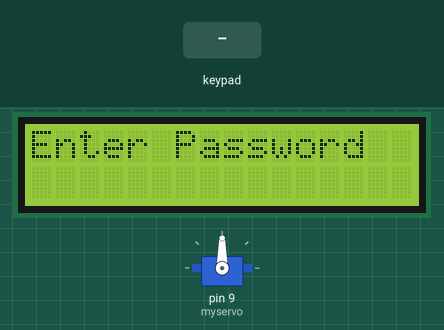
A sketch run on a simulated Arduino Uno, built with avr-gcc and run on an emulated ATmega328P. Parts: 16×2 character LCD, servo. Inputs (shaded band) come from the test bench. EEPROM starts erased.

Above: at 4.5 s.
4.6 s: keypad keys 0 1 0 7 0 2 # pressed 0.4 s apart
At 8.5 s:
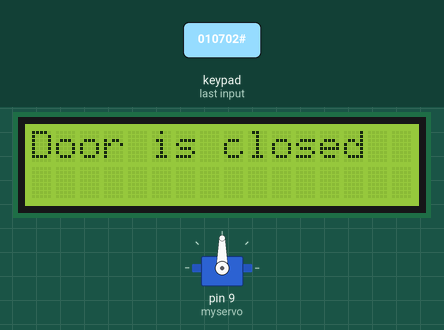
8.9 s: key '*' pressed
At 11.4 s:
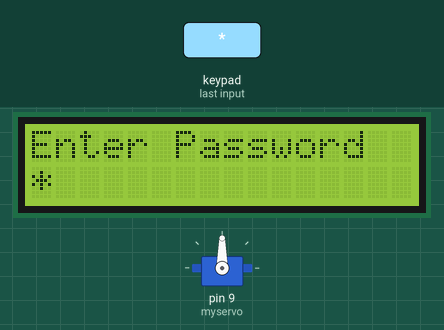
11.8 s: keypad keys 1 3 9 7 2 2 # pressed 0.4 s apart
At 15.8 s:
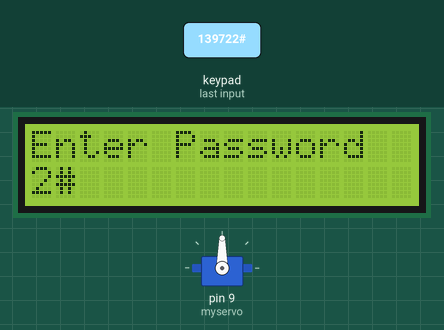
16.1 s: key '#' pressed
At 17.3 s:
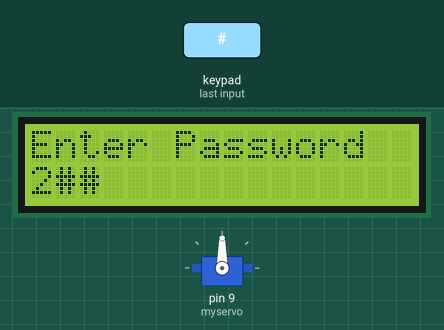
17.6 s: key '*' pressed
At 18.8 s:
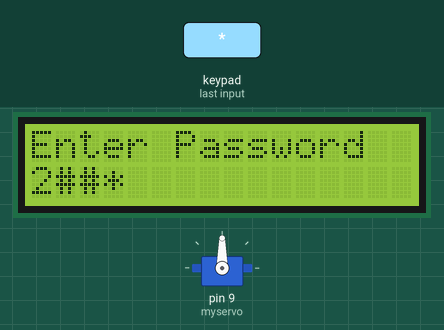
19.1 s: key '#' pressed
At 20.2 s:
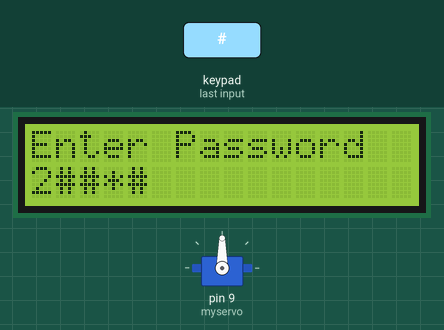
Timing chart, 0 to 21.6 s (numbered marks = the images above; inputs shaded):
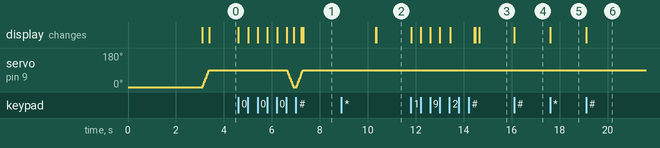

Measured:
- after the input at 4.6 s, the display: first changes at once (image 1 shows a later state)
- after the input at 8.9 s, the display: first differs from a run without the input after 1.5 s (image 2)
- after the input at 11.8 s, the display: first changes at once (image 3 shows a later state)
- after the input at 16.1 s, the display: changes at once (image 4)
- after the input at 17.6 s, the display: changes at once (image 5)
- after the input at 19.1 s, the display: changes at once (image 6)

The sketch:

LockerDoorCode.ino
```cpp
//// Libraries ////
// These are the necessary libraries for my Arduino product
#include <Keypad.h>             // Enables the use of a keypad
#include <Wire.h>               // Allows communication over the I2C backpack on the led
#include <LiquidCrystal_I2C.h>  // Helps to control the I2C LCD display
#include <Servo.h>              // Allows to control the servo motor
#include <EEPROM.h>             // Helps to read and write data to the memory


//// Defining and Decalring ////
Servo myservo;                       // Declares a Servo object named myservo which will be used to control the servo motor
LiquidCrystal_I2C lcd(0x27, 16, 2);  // Initializes the LCD display (I2C address 0x27, 16 columns, and 2 rows)

#define Password_Length 7      // Defines Password_Length to specify the maximum length of the password
#define EEPROM_Flag_Address 0  // During initialization, if a password has been previously set, the system assumes that it has already been configured;
// otherwise, the user is prompted to set up a password before enabling the door lock functionality


//// Storing and Tracking Information ////
int pos = 0;                              // Keeps track of the position of a number/letter in an array
char Data[Password_Length];               // Used to store keyed in data (password digits)
char Master[Password_Length] = "010702";  //  Stores the master password
byte data_count = 0;                      // Counts the number of characters entered by the user
char customKey;                           // Helps to store a single key pressed by the user on the keypad


//// Setting up the Keypad ////
const byte ROWS = 4;  // States the number of rows
const byte COLS = 3;  // States the number of columns
char keys[ROWS][COLS] = {
  { '1', '2', '3' },
  { '4', '5', '6' },
  { '7', '8', '9' },
  { '*', '0', '#' }
};                 // Defines the layout of rows against columns
bool door = true;  // This is a boolean which will help control the state of the door (locked or unlocked)

byte rowPins[ROWS] = { 1, 2, 3, 4 };  // Uno arduino digital pins 1 to 4
byte colPins[COLS] = { 5, 6, 7 };     // Uno arduino digital pins 5 to 7 are mapping the columns

Keypad customKeypad(makeKeymap(keys), rowPins, colPins, ROWS, COLS);  //Customising the keypad
// customKeypad is the given class
// rowPins and colPins are the respective pins that set the layout of the ROWS and COLS respectively


//// Initial Setup (Powering on / off) ////
void setup() {
  // Is called when the Arduino board is powered on or reset
  if (!i2CAddrTest(0x27)) {                // Checking the I2C led address
    lcd = LiquidCrystal_I2C(0x3F, 16, 2);  // My specific led type
  }
  lcd.init();       // Initializes the LCD display
  lcd.backlight();  // Turns on the backlight of the LCD display

  if (EEPROM.read(EEPROM_Flag_Address) != 1) {  // If the value is not equal to 1, then the code below is executed.
    //(Also means that a password has not been inputed yet so the door is locked)
    lcd.print("Locker Door !");            // Display text on led
    lcd.setCursor(0, 1);                   // First row, second column
    lcd.print("-- Arduino :D --");         // Display text on led
    delay(3000);                           // Stays in this state for a few seconds
    lcd.clear();                           // Clear the displayed text
    EEPROM.write(EEPROM_Flag_Address, 1);  // Indicates a 1 on the memory to show that the above code has already ben run
  }

  myservo.attach(9);  // My servo motor is on pin 9 of the Arduino uno board
  ServoClose();       // Sets the initial position of the servo motor on a closed door
}


//// Checks if the Door is Opened/Closed and Updates the States ////
void loop() {                           // Loop function (repetition)
  if (door == 0) {                      // If the door is closed (boolean value)
    customKey = customKeypad.getKey();  // Then the keys pressed on the keypad is given to the custom key

    if (customKey == '#') {         // If the user presses #
      lcd.clear();                  // Clear the led displayed text
      ServoClose();                 // Close the door
      lcd.print("Door is closed");  // Display the text telling that the door is closed
      delay(3000);                  // A short time delay
      door = 1;                     // Updates the state of the door as closed
    }
  } else {
    Open();  // Open the door when door is set to value 1
  }
}


//// Clearing the Data ////
void clearData() {         // Clear the array(void returns no value)
  while (data_count != 0)  // While the array count is not 0
  {
    Data[data_count--] = 0;  // Gives the data array a 0
  }
  return;  // Helps to control calling the code (nothing is returned as there is no value)
}


//// Servo Motor Positioning ////
void ServoOpen() {                    // Open door
  for (pos = 90; pos >= 0; pos -= 5)  // States the servo motor's opened angle position
  {
    myservo.write(pos);  // Sets the servo motor into position
    delay(15);           // Small delay to allow a smooth movement for the servo motor
  }
}

void ServoClose() {                   // Close door
  for (pos = 0; pos <= 90; pos += 5)  // States the servo motor's closed angle position
  {
    myservo.write(pos);  // Sets the servo motor into position
    delay(15);           // Small delay to allow a smooth movement for the servo motor
  }
}


//// Opening the Door with Correct Password / Does Not Open Door for Incorrect Passwords ////
void Open() {                   // Handles the execution of opening the door
  lcd.setCursor(0, 0);          // Sets the led position to first column and row
  lcd.print("Enter Password");  // Displayes text on led

  customKey = customKeypad.getKey();  // Reads the keys pressed on the keypad
  if (customKey) {                    // If it is not null then
    Data[data_count] = customKey;     // It gets stored as Data
    lcd.setCursor(data_count, 1);     // Sets the led position to the corresponding column and second row
    lcd.print(Data[data_count]);      // Displays the pressed key onto the led
    data_count++;                     // Helps to allow the next keys to be pressed
  }

  if (data_count == Password_Length - 1) {  // If the data_count reaches the maximum length
    if (!strcmp(Data, Master)) {            // strcmp function is used to compate the Data and Master values
      lcd.clear();                          // Clears the led text display
      ServoOpen();                          // If results match, open the door
      lcd.print("Door is Open");            // Displays opened door text
      door = 0;                             // Boolean for door open
    } else {
      lcd.clear();                  // Clears the led text display
      lcd.print("Wrong Password");  // If results don't match,
      // then the door stays closed and the led displays wron password test
      delay(1000);  // Small delay
      door = 1;     // Boolean for door closed
    }
    clearData();  // Clears the data for the next data entry
  }
}


//// Checking if the I2C Address is Connected Correctly ////
bool i2CAddrTest(uint8_t addr) {  // Checks if there is an I2C led address
  Wire.begin();                   // Allows for the communication of the Arduino uno board to the led

  Wire.beginTransmission(addr);       // Starts the data transfers
  if (Wire.endTransmission() == 0) {  // Checks if it was successful (0 means successfull without any errors)
    return true;                      // Transfer was successful
  }
  return false;  // An error occured
}
```
